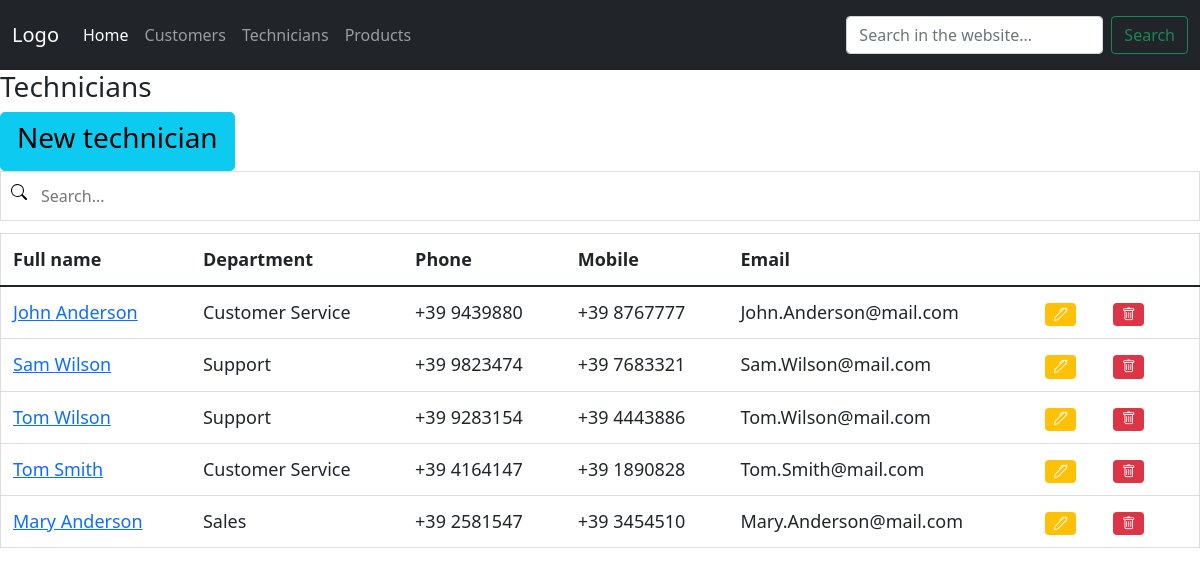
/technician_list, run on the app's committed database.
### hotline/models.py (models this page shows, shortened)
class technician(models.Model):
    first_name = models.CharField(max_length=50)
    last_name = models.CharField(max_length=50)
    office_phone = models.CharField(max_length=15, null=True, blank=True)
    mobile_phone = models.CharField(max_length=15, null=True, blank=True)
    email = models.CharField(max_length=100, null=True, blank=True)
    department_id = ForeignKey('department', on_delete=models.PROTECT)

class department(models.Model):
    name = models.CharField(max_length=50)
    subset = models.CharField(max_length=50)
    def __str__(self):
        return self.name

### hotline/views.py (the view)
# urls.py: path('technician_list', views.technician_list, name="technician_list"),
def technician_list(request):
    context = {
        'technicians': all_technicians
    }
    return render(request, 'hotline/technician_list.html', context)

### hotline/templates/hotline/technician_list.html
{% extends 'hotline/home.html' %}
{% block content %}
<h3>Technicians</h3>
<a href="{% url 'new_technician' %}" class="btn btn-info btn-lg"><h3>New technician</h3></a>
<input type="text" id="SearchInput" onkeyup="filterTable()" placeholder="Search..." title="Type in a name">
<table id="searchableTable" class="table table-responsive table-hover">
    <thead class="thead dark">
        <tr>
            <th scope="col">Full name</th>
            <th scope="col">Department</th>
            <th scope="col">Phone</th>
            <th scope="col">Mobile</th>
            <th scope="col">Email</th>
            <th scope="col"></th>
            <th scope="col"></th>
        </tr>
    </thead>
    <tbody>
        {% for technician in technicians %}
        <tr>
            <td><a href="{% url 'technician_detail' technician.id %}">{{technician.first_name}} {{technician.last_name}}</a></td>
            <td>{{technician.department_id}}</td>
            <td>{{technician.office_phone}}</td>
            <td>{{technician.mobile_phone}}</td>
            <td>{{technician.email}}</td>
            <td><a href="#"><span class="badge bg-warning"><i class="bi bi-pen"></i></span></a></td>
            <td><a href="#"><span class="badge bg-danger"><i class="bi bi-trash"></i></span></a></td>
            <td></td>
        </tr>
        {% endfor %}
    </tbody>
</table>
{% endblock %}

### static/css/style.css (style rules this page uses)
#SearchInput { background-image: url('../images/search.svg'); background-position: 10px 12px; background-repeat: no-repeat; width: 100%; font-size: 16px; padding: 12px 20px 12px 40px; border: 1px solid #ddd; margin-bottom: 12px; }
#searchableTable { border-collapse: collapse; width: 100%; border: 1px solid #ddd; font-size: 18px; }
#searchableTable th, #searchableTable td { text-align: left; padding: 12px; }
#searchableTable tr { border-bottom: 1px solid #ddd; }

### data on the page
technician: first_name "John", last_name "Anderson", department_id "Customer Service", office_phone "+39 9439880", mobile_phone "+39 8767777", email "John.Anderson@mail.com"
technician: first_name "Sam", last_name "Wilson", department_id "Support", office_phone "+39 9823474", mobile_phone "+39 7683321", email "Sam.Wilson@mail.com"
technician: first_name "Tom", last_name "Wilson", department_id "Support", office_phone "+39 9283154", mobile_phone "+39 4443886", email "Tom.Wilson@mail.com"
technician: first_name "Tom", last_name "Smith", department_id "Customer Service", office_phone "+39 4164147", mobile_phone "+39 1890828", email "Tom.Smith@mail.com"
technician: first_name "Mary", last_name "Anderson", department_id "Sales", office_phone "+39 2581547", mobile_phone "+39 3454510", email "Mary.Anderson@mail.com"
